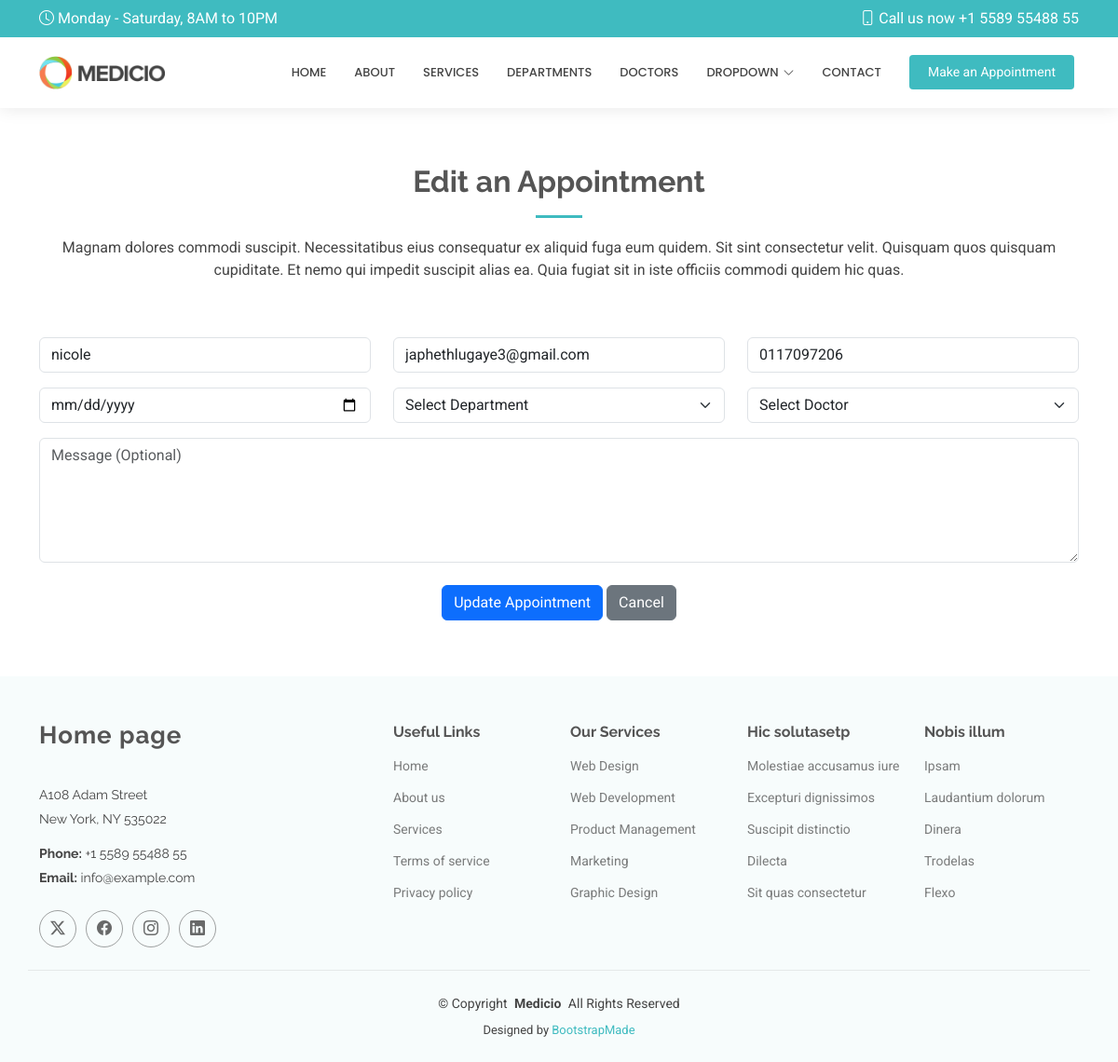
The page /edit/3 on the database its author committed.
### HospitalApp/models.py (models this page shows, shortened)
class appointment(models.Model):
    name = models.CharField(max_length=150)
    email = models.EmailField()
    phone = models.CharField(max_length=150)
    date = models.DateTimeField()
    department = models.CharField(max_length=150)
    doctor = models.CharField(max_length=150)
    message = models.TextField()

### HospitalApp/views.py (the view)
# urls.py: path('edit/<int:id>', views.edit, name='edit'),
def edit(request,id):
    appointment1 = get_object_or_404(appointment,id=id)
    if request.method == 'POST':
        appointment1.name = request.POST.get('name')
        appointment1.email = request.POST.get('email')
        appointment1.phone = request.POST.get('phone')
        appointment1.date = request.POST.get('date')
        appointment1.department = request.POST.get('department')
        appointment1.doctor = request.POST.get('doctor')
        appointment1.message = request.POST.get('message')
        appointment1.save()
        return redirect('/show')
    else:
     return render(request,'edit.html',{'appointment1': appointment1})

### Templates/edit.html (shortened to what this page needs)
{% extends 'starter-page.html' %}
{% load static %}
{% block content %}
    <section id="appointment" class="appointment section-bg">
      <div class="container" data-aos="fade-up">
        <div class="section-title">
          <h2>Edit an Appointment</h2>
          <p>Magnam dolores commodi suscipit. Necessitatibus eius consequatur ex aliquid fuga eum quidem. Sit sint consectetur velit. Quisquam quos quisquam cupiditate. Et nemo qui impedit suscipit alias ea. Quia fugiat sit in iste officiis commodi quidem hic quas.</p>
        </div>
        <form method="post" role="form">
          <div class="row">
            <div class="col-md-4 form-group">
              <input type="text" name="name" class="form-control" id="name" value="{{ appointment1.name }}" placeholder="Your Name" required>
            </div>
            <div class="col-md-4 form-group mt-3 mt-md-0">
              <input type="email" class="form-control" name="email" id="email" value="{{ appointment1.email }}" placeholder="Your Email" required>
            </div>
            <div class="col-md-4 form-group mt-3 mt-md-0">
              <input type="tel" class="form-control" name="phone" id="phone" value="{{ appointment1.phone }}" placeholder="Your Phone" required>
            </div>
          </div>
          <div class="row">
            <div class="col-md-4 form-group mt-3">
              <input type="date" name="date" class="form-control datepicker" id="date" value="{{ appointment1.date }}" placeholder="Appointment Date" required>
            </div>
            <div class="col-md-4 form-group mt-3">
              <select name="department" id="department" class="form-select">
                <option value="">Select Department</option>
              </select>
            </div>
            <div class="col-md-4 form-group mt-3">
              <select name="doctor" id="doctor" class="form-select">
                <option value="">Select Doctor</option>
              </select>
            </div>
          </div>
          <div class="form-group mt-3">
            <textarea class="form-control" name="message" rows="5" placeholder="Message (Optional)">{{ appointment1.message }}</textarea>
          </div>
          <div class="text-center mt-4">
            <button type="submit" class="btn btn-primary">Update Appointment</button>
            <a href="{% url 'show' %}" class="btn btn-secondary">Cancel</a>
        </div>
        </form>
      </div>
    </section>
{% endblock %}

### static/assets/css/main.css (style rules this page uses)
:root { --default-font: "Roboto", system-ui, -apple-system, "Segoe UI", Roboto, "Helvetica Neue", Arial, "Noto Sans", "Liberation Sans", sans-serif, "Apple Color Emoji", "Segoe UI Emoji", "Segoe UI Symbol", "Noto Color Emoji"; --heading-font: "Raleway", sans-serif; --nav-font: "Poppins", sans-serif; }
:root { --background-color: #ffffff; --default-color: #444444; --heading-color: #555555; --accent-color: #3fbbc0; --surface-color: #ffffff; --contrast-color: #ffffff; }
:root { --nav-color: #444444; --nav-hover-color: #3fbbc0; --nav-mobile-background-color: #ffffff; --nav-dropdown-background-color: #ffffff; --nav-dropdown-color: #444444; --nav-dropdown-hover-color: #3fbbc0; }
:root { scroll-behavior: smooth; }
body { color: var(--default-color); background-color: var(--background-color); font-family: var(--default-font); }
a { color: var(--accent-color); text-decoration: none; transition: 0.3s; }
h1, h2, h3, h4, h5, h6 { color: var(--heading-color); font-family: var(--heading-font); }
section, .section { color: var(--default-color); background-color: var(--background-color); padding: 60px 0; scroll-margin-top: 120px; overflow: clip; }
.section-title { text-align: center; padding-bottom: 60px; position: relative; }
.section-title h2 { font-size: 32px; font-weight: 700; margin-bottom: 20px; padding-bottom: 20px; position: relative; }
.section-title h2:after { content: ""; position: absolute; display: block; width: 50px; height: 3px; background: var(--accent-color); left: 0; right: 0; bottom: 0; margin: auto; }
.section-title p { margin-bottom: 0; }

### rows shown on the page
appointment: name "nicole", email "japhethlugaye3@gmail.com", phone "0117097206"
